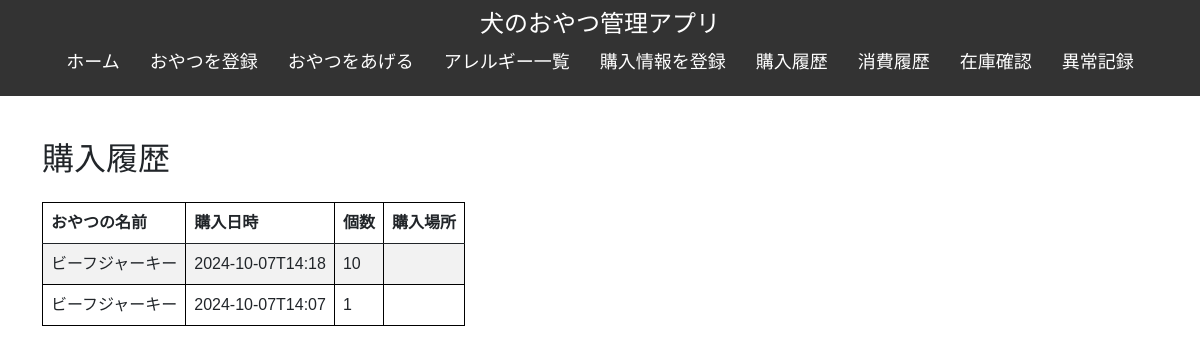
Page /purchase_history on the earlier database version.
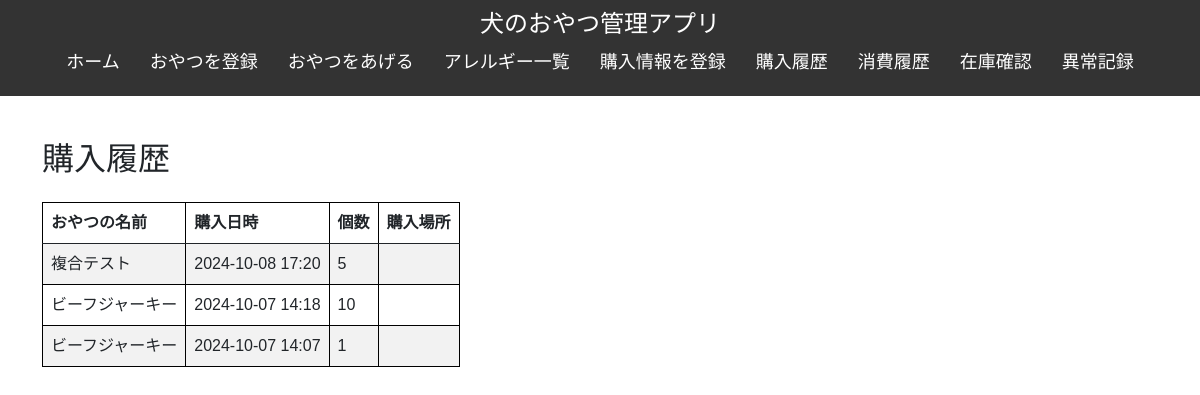
Same page on the later database version.
### tables this page shows
CREATE TABLE purchase_history (
    id INTEGER PRIMARY KEY AUTOINCREMENT,
    snack_id INTEGER,
    purchase_date TEXT,
    purchase_place TEXT,
    quantity INTEGER,
    FOREIGN KEY (snack_id) REFERENCES snacks (id)
);

CREATE TABLE "snacks" (
	"id"	INTEGER,
	"name"	TEXT NOT NULL,
	"description"	TEXT,
	"purchase_date"	TEXT,
	"allergy_id"	INTEGER,
	PRIMARY KEY("id" AUTOINCREMENT),
	FOREIGN KEY("allergy_id") REFERENCES "allergies"("id")
);

### app.py (the view)
@app.route('/purchase_history')
def purchase_history():
    conn = get_db_connection()
    purchase_history = conn.execute('''
        SELECT p.id, s.name, p.purchase_date, p.purchase_place, p.quantity
        FROM purchase_history p
        JOIN snacks s ON p.snack_id = s.id
        ORDER BY p.purchase_date DESC
    ''').fetchall()
    conn.close()
    return render_template('purchase_history.html', purchase_history=purchase_history)

### app.py (called while the page is built)
def get_db_connection():
    conn = sqlite3.connect('dog_treats.db')
    conn.row_factory = sqlite3.Row
    return conn

### templates/purchase_history.html
{% extends 'base.html' %}
{% block content %}
    <div class="container my-4">
        <h2 class="mb-4">購入履歴</h2>
        <table class="table table-striped">
            <thead>
                <tr>
                    <th>おやつの名前</th>
                    <th>購入日時</th>
                    <th>個数</th>
                    <th>購入場所</th>
                </tr>
            </thead>
            <tbody>
                {% for purchase in purchase_history %}
                    <tr>
                        <td>{{ purchase.name }}</td>
                        <td>{{ purchase.purchase_date }}</td>
                        <td>{{ purchase.quantity }}</td>
                        <td>{{ purchase.purchase_place }}</td>
                    </tr>
                {% endfor %}
            </tbody>
        </table>
</div>
{% endblock %}

Differences in the rows shown:
added purchase_history: name "複合テスト", purchase_date "2024-10-08 17:20", quantity "5"
changed purchase_history (number 2 of 3 on the later page): purchase_date "2024-10-07T14:18" → "2024-10-07 14:18"
changed purchase_history (number 3 of 3 on the later page): purchase_date "2024-10-07T14:07" → "2024-10-07 14:07"
